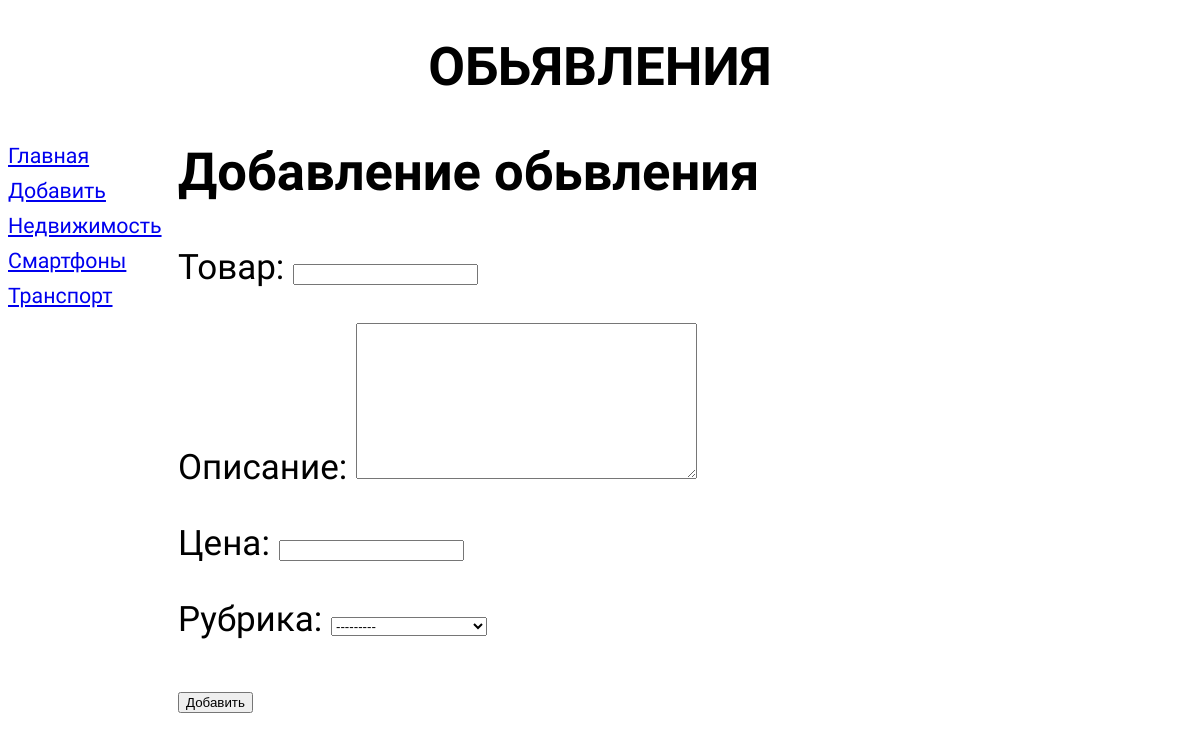
Screenshot of /lead/add/ with the database file from the repository.
### lead/models.py (models this page shows)
class Rubric(models.Model):
    name = models.CharField(max_length=20, db_index=True, verbose_name='Название')
    def __str__(self):
        return f'{self.name} {self.__class__.__name__}'
    class Meta:
        verbose_name_plural = 'Рубрики'
        verbose_name = 'Рубрики'
        ordering = ['name']

### lead/views.py (the view)
# urls.py: path('add/', BbCreateView.as_view(), name='create'),
class BbCreateView(CreateView):
    template_name = 'lead/create.html'
    form_class = BbForm
    success_url = reverse_lazy('index')
    def get_context_data(self, **kwargs):
        context = super().get_context_data(**kwargs)
        context['rubrics'] = Rubric.objects.all()
        return context

### lead/forms.py
class BbForm(ModelForm):
    class Meta:
        model = Bb
        fields = '__all__'

### lead/templates/lead/create.html (shortened to what this page needs)
{% extends 'base.html' %}
{% block content %}
    <h1>Добавление обьвления</h1>
    <form method="post">
        {{ form.as_p }}
        <input type="submit" value="Добавить">
    </form>
{% endblock %}

### templates/base.html (shortened to what this page needs)
{% load static %}
<!doctype html>
<html lang="en">
<head>
    <link rel="stylesheet" type="text/css" href="{% static 'css/base.css' %}">
</head>
<body>
    <header>
        <h1>Обьявления</h1>
    </header>
    <nav>
        <a href="{% url 'index' %}">Главная</a>
        <a href="{% url 'create' %}">Добавить</a>
        {% for rubric in rubrics %}
            <a href="/lead/{{ rubric.pk }}">{{ rubric.name }}</a>
        {% endfor %}
    </nav>
    <section>
        {% block content %}
        {% endblock %}
    </section>
</body>
</html>

### static/css/base.css (style rules this page uses)
body { font-family: 'Tangerine', serif; font-size: 35px; }
header h1 { font-size: 40pt; text-transform: uppercase; text-align: center; background: url("bg.jpg") left / auto 100% no-repeat; }
nav { font-size: 16pt; width: 150px; float: left; }
nav a { display: block; margin: 10px 0px; }
section { margin-left: 170px; }

### rows the page displays
Rubric: name "Недвижимость"
Rubric: name "Смартфоны"
Rubric: name "Транспорт"
